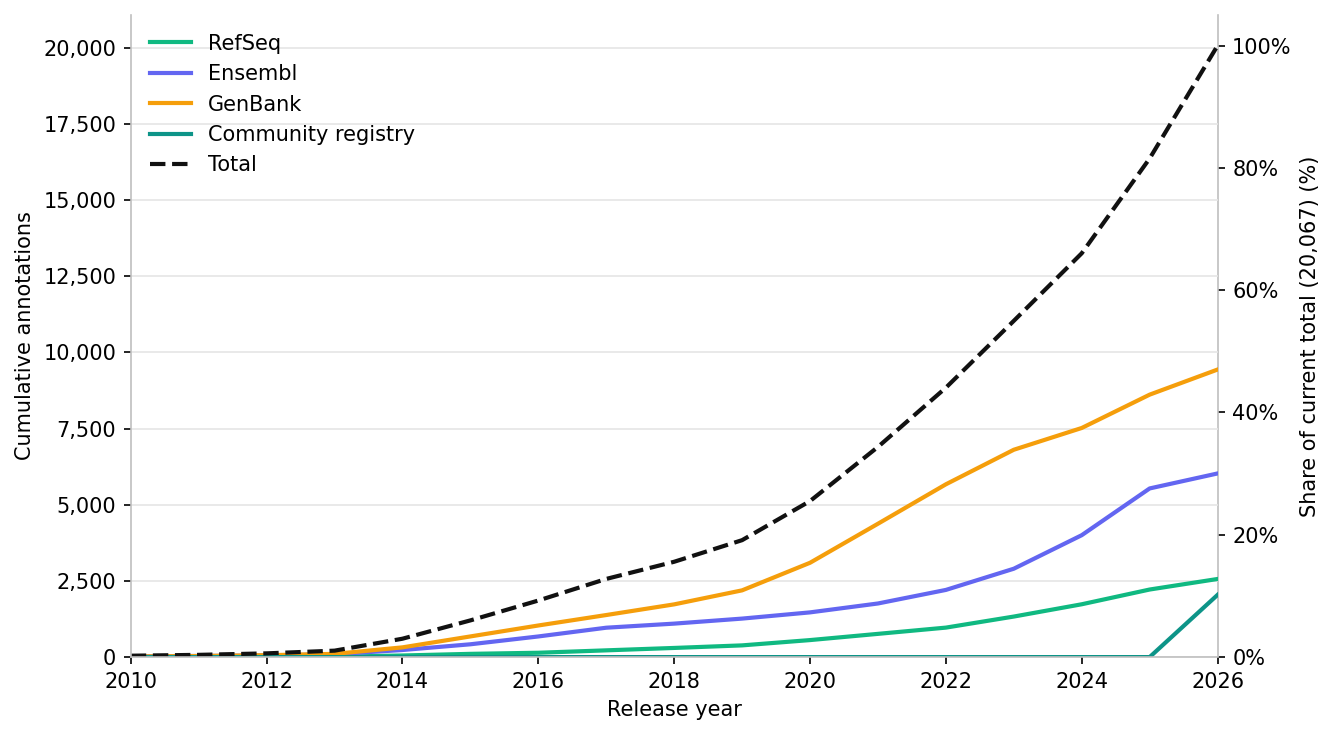

Here is the Python script that generated this plot:
"""Generate a cumulative annotation count plot per source from the Annotrieve API.

Mirrors the release timeline on https://genome.crg.es/annotrieve/ with an added
dashed total line and a right-hand axis giving the share of the current total.

Usage:
    pip install requests matplotlib
    python annotation_growth.py
"""

import os
from collections import Counter

import requests
import matplotlib.pyplot as plt

API_URL = "https://genome.crg.es/annotrieve/api/v0/annotations/frequencies/release_date"
OUTPUT_FILE = os.path.join(os.path.dirname(os.path.abspath(__file__)), "annotation_growth.png")
START_YEAR = 2010
END_YEAR = 2026

# API db_sources value -> (display label, color)
SOURCES = {
    "RefSeq": ("RefSeq", "#10b981"),
    "Ensembl": ("Ensembl", "#6366f1"),
    "GenBank": ("GenBank", "#f59e0b"),
    "CommunityRegistry": ("Community registry", "#0d9488"),
}


def fetch_yearly_counts(db_source):
    response = requests.get(API_URL, params={"db_sources": db_source}, timeout=30)
    response.raise_for_status()
    per_year = Counter()
    for date, count in response.json().items():
        per_year[int(date[:4])] += count
    return per_year


def cumulative(per_year, years):
    # Releases before START_YEAR are part of the starting baseline
    running = sum(n for year, n in per_year.items() if year < years[0])
    series = []
    for year in years:
        running += per_year.get(year, 0)
        series.append(running)
    return series


def build_plot(series_by_source, years):
    total = [sum(values) for values in zip(*series_by_source.values())]
    final_total = total[-1]

    fig, ax = plt.subplots(figsize=(9, 5), dpi=150)

    for db_source, values in series_by_source.items():
        label, color = SOURCES[db_source]
        ax.plot(years, values, color=color, linewidth=2, label=label)

    ax.plot(years, total, color="#111", linewidth=2, linestyle="--", label="Total")

    ax.set_xlim(years[0], years[-1])
    ax.set_ylim(0, final_total * 1.05)
    ax.set_xticks(years[::2] if years[-1] - years[0] > 10 else years)
    ax.set_xlabel("Release year", fontsize=10)
    ax.set_ylabel("Cumulative annotations", fontsize=10)
    ax.yaxis.set_major_formatter(lambda x, _: f"{int(x):,}")
    ax.grid(axis="y", color="#e5e5e5", linewidth=0.8)
    ax.set_axisbelow(True)

    # Right axis: share of the current (latest) total
    share_ax = ax.secondary_yaxis(
        "right",
        functions=(lambda y: y / final_total * 100, lambda p: p * final_total / 100),
    )
    share_ax.set_ylabel(f"Share of current total ({final_total:,}) (%)", fontsize=10)
    share_ax.yaxis.set_major_formatter(lambda x, _: f"{x:g}%")

    for ax_ in (ax, share_ax):
        ax_.spines["top"].set_visible(False)
    ax.spines["right"].set_visible(False)
    share_ax.spines["right"].set_color("#bfbfbf")
    ax.spines["left"].set_color("#bfbfbf")
    ax.spines["bottom"].set_color("#bfbfbf")

    ax.legend(frameon=False, loc="upper left", fontsize=10)
    fig.tight_layout()
    return fig


def main():
    years = list(range(START_YEAR, END_YEAR + 1))
    series_by_source = {}
    for db_source, (label, _) in SOURCES.items():
        series_by_source[db_source] = cumulative(fetch_yearly_counts(db_source), years)
        print(f"{label}: {series_by_source[db_source][-1]}")
    fig = build_plot(series_by_source, years)
    fig.savefig(OUTPUT_FILE, dpi=150, bbox_inches="tight", facecolor="white")
    print(f"Saved {os.path.abspath(OUTPUT_FILE)}")


if __name__ == "__main__":
    main()
